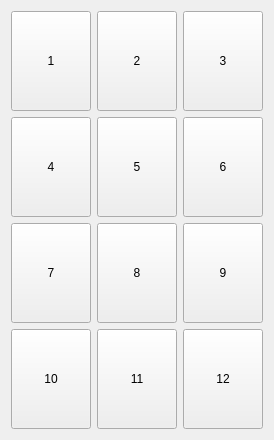
     <widget class="QWidget" name="Lid_12">
      <attribute name="title">
       <string>Lid 12</string>
      </attribute>
      <layout class="QGridLayout" name="gridLayout_5">
       <item row="1" column="2">
        <widget class="QPushButton" name="pushButton_6_Lid12">
         <property name="sizePolicy">
          <sizepolicy hsizetype="Expanding" vsizetype="Expanding">
           <horstretch>0</horstretch>
           <verstretch>0</verstretch>
          </sizepolicy>
         </property>
         <property name="minimumSize">
          <size>
           <width>0</width>
           <height>100</height>
          </size>
         </property>
         <property name="text">
          <string>6</string>
         </property>
        </widget>
       </item>
       <item row="2" column="2">
        <widget class="QPushButton" name="pushButton_9_Lid12">
         <property name="sizePolicy">
          <sizepolicy hsizetype="Expanding" vsizetype="Expanding">
           <horstretch>0</horstretch>
           <verstretch>0</verstretch>
          </sizepolicy>
         </property>
         <property name="minimumSize">
          <size>
           <width>0</width>
           <height>100</height>
          </size>
         </property>
         <property name="text">
          <string>9</string>
         </property>
        </widget>
       </item>
       <item row="1" column="0">
        <widget class="QPushButton" name="pushButton_4_Lid12">
         <property name="sizePolicy">
          <sizepolicy hsizetype="Expanding" vsizetype="Expanding">
           <horstretch>0</horstretch>
           <verstretch>0</verstretch>
          </sizepolicy>
         </property>
         <property name="minimumSize">
          <size>
           <width>0</width>
           <height>100</height>
          </size>
         </property>
         <property name="text">
          <string>4</string>
         </property>
        </widget>
       </item>
       <item row="2" column="1">
        <widget class="QPushButton" name="pushButton_8_Lid12">
         <property name="sizePolicy">
          <sizepolicy hsizetype="Expanding" vsizetype="Expanding">
           <horstretch>0</horstretch>
           <verstretch>0</verstretch>
          </sizepolicy>
         </property>
         <property name="minimumSize">
          <size>
           <width>0</width>
           <height>100</height>
          </size>
         </property>
         <property name="text">
          <string>8</string>
         </property>
        </widget>
       </item>
       <item row="0" column="0">
        <widget class="QPushButton" name="pushButton_1_Lid12">
         <property name="sizePolicy">
          <sizepolicy hsizetype="Expanding" vsizetype="Expanding">
           <horstretch>0</horstretch>
           <verstretch>0</verstretch>
          </sizepolicy>
         </property>
         <property name="minimumSize">
          <size>
           <width>0</width>
           <height>100</height>
          </size>
         </property>
         <property name="text">
          <string>1</string>
         </property>
        </widget>
       </item>
       <item row="0" column="1">
        <widget class="QPushButton" name="pushButton_2_Lid12">
         <property name="sizePolicy">
          <sizepolicy hsizetype="Expanding" vsizetype="Expanding">
           <horstretch>0</horstretch>
           <verstretch>0</verstretch>
          </sizepolicy>
         </property>
         <property name="minimumSize">
          <size>
           <width>0</width>
           <height>100</height>
          </size>
         </property>
         <property name="text">
          <string>2</string>
         </property>
        </widget>
       </item>
       <item row="2" column="0">
        <widget class="QPushButton" name="pushButton_7_Lid12">
         <property name="sizePolicy">
          <sizepolicy hsizetype="Expanding" vsizetype="Expanding">
           <horstretch>0</horstretch>
           <verstretch>0</verstretch>
          </sizepolicy>
         </property>
         <property name="minimumSize">
          <size>
           <width>0</width>
           <height>100</height>
          </size>
         </property>
         <property name="text">
          <string>7</string>
         </property>
        </widget>
       </item>
       <item row="0" column="2">
        <widget class="QPushButton" name="pushButton_3_Lid12">
         <property name="sizePolicy">
          <sizepolicy hsizetype="Expanding" vsizetype="Expanding">
           <horstretch>0</horstretch>
           <verstretch>0</verstretch>
          </sizepolicy>
         </property>
         <property name="minimumSize">
          <size>
           <width>0</width>
           <height>100</height>
          </size>
         </property>
         <property name="text">
          <string>3</string>
         </property>
        </widget>
       </item>
       <item row="1" column="1">
        <widget class="QPushButton" name="pushButton_5_Lid12">
         <property name="sizePolicy">
          <sizepolicy hsizetype="Expanding" vsizetype="Expanding">
           <horstretch>0</horstretch>
           <verstretch>0</verstretch>
          </sizepolicy>
         </property>
         <property name="minimumSize">
          <size>
           <width>0</width>
           <height>100</height>
          </size>
         </property>
         <property name="text">
          <string>5</string>
         </property>
        </widget>
       </item>
       <item row="3" column="0">
        <widget class="QPushButton" name="pushButton_10_Lid12">
         <property name="sizePolicy">
          <sizepolicy hsizetype="Expanding" vsizetype="Expanding">
           <horstretch>0</horstretch>
           <verstretch>0</verstretch>
          </sizepolicy>
         </property>
         <property name="minimumSize">
          <size>
           <width>0</width>
           <height>100</height>
          </size>
         </property>
         <property name="text">
          <string>10</string>
         </property>
        </widget>
       </item>
       <item row="3" column="1">
        <widget class="QPushButton" name="pushButton_11_Lid12">
         <property name="sizePolicy">
          <sizepolicy hsizetype="Expanding" vsizetype="Expanding">
           <horstretch>0</horstretch>
           <verstretch>0</verstretch>
          </sizepolicy>
         </property>
         <property name="minimumSize">
          <size>
           <width>0</width>
           <height>100</height>
          </size>
         </property>
         <property name="text">
          <string>11</string>
         </property>
        </widget>
       </item>
       <item row="3" column="2">
        <widget class="QPushButton" name="pushButton_12_Lid12">
         <property name="sizePolicy">
          <sizepolicy hsizetype="Expanding" vsizetype="Expanding">
           <horstretch>0</horstretch>
           <verstretch>0</verstretch>
          </sizepolicy>
         </property>
         <property name="minimumSize">
          <size>
           <width>0</width>
           <height>100</height>
          </size>
         </property>
         <property name="text">
          <string>12</string>
         </property>
        </widget>
       </item>
      </layout>
     </widget>
